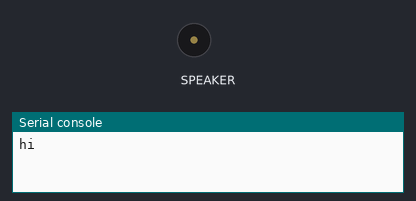
The program below on a simulated CircuitPython board. Shown: buzzer (waves = sounding), the last lines printed to the serial console. Random numbers come from a fixed seed; audio playback is drawn as a buzzer.

Above: at 0.25 s.
At 2.85 s:
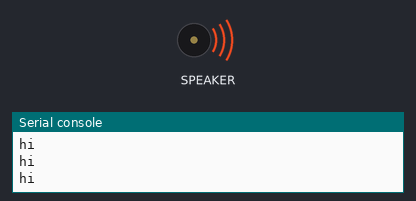
Timing chart, 0 to 3.1 s (numbered marks = the images above):
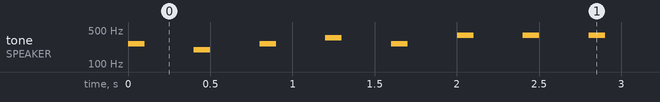

The program:

code_pwmaudio_test1.py
```python
# (licence header left out)
import board, time, random
import synthio
import audiopwmio

# PWM_AUDIO is XIAO D0 on sketchingpad_proto2 (P0.02 -> R5)
audio = audiopwmio.PWMAudioOut(board.D0)

synth = synthio.Synthesizer(sample_rate=22050)
amp_env = synthio.Envelope(attack_time=0.01, release_time=0.4, sustain_level=0.5, attack_level=0.5)
audio.play(synth)

note_vals = (0,5,7,12) # ,12+5,12+7,12+9)
basen = 48

while True:
    print("hi")
    notes = [synthio.Note(synthio.midi_to_hz(basen+n), envelope=amp_env)  for n in note_vals]
    synth.press(notes)
    time.sleep(0.1)
    synth.release_all()
    time.sleep(0.3)
    basen = random.choice( (48,48-5,48+5,48+7))
```

Measured:
- by itself, tone on SPEAKER: plays 261 Hz for 0.10 s, 195 Hz for 0.10 s, 261 Hz for 0.10 s, 349 Hz for 0.10 s, 261 Hz for 0.10 s, 391 Hz for 0.10 s … (325 notes in this stretch)
